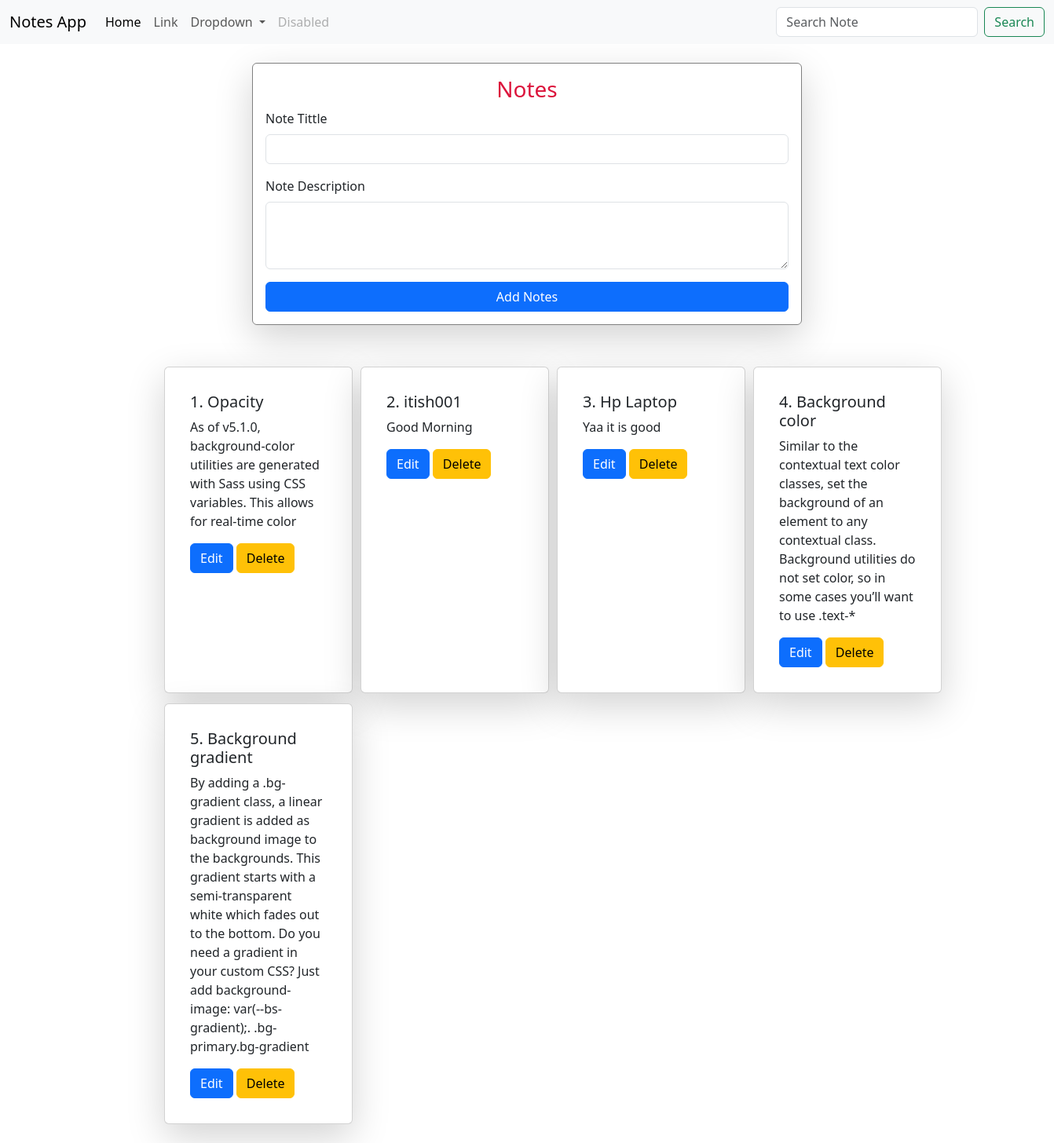
/home/, run on the app's committed database.
### user/models.py (models this page shows)
class notepad(models.Model):
    note_tittle = models.CharField(max_length=500)
    note_desc = models.CharField(max_length= 5000)

### user/views.py (the view, shortened to what this page needs)
# urls.py: path('home/',take_notes),
def take_notes(request):
    allnote = notepad.objects.all()
    if request.GET.get('search'):
        allnote = allnote.filter(note_tittle__icontains = request.GET.get('search'))
    context = {'allnote':allnote}
    return render(request,'html/notes.html',context)

### user/templates/html/notes.html (shortened to what this page needs)
{% extends "html/base.html" %}
{% block start %}
<nav class="navbar navbar-expand-lg bg-body-tertiary">
    <div class="container-fluid">
        <a class="navbar-brand" href="#">Notes App</a>
        <div class="collapse navbar-collapse" id="navbarSupportedContent">
            <ul class="navbar-nav me-auto mb-2 mb-lg-0">
                <li class="nav-item">
                    <a class="nav-link active" aria-current="page" href="#">Home</a>
                </li>
                <li class="nav-item">
                    <a class="nav-link" href="#">Link</a>
                </li>
                <li class="nav-item dropdown">
                    <a class="nav-link dropdown-toggle" href="#" role="button" data-bs-toggle="dropdown"
                        aria-expanded="false">
                        Dropdown
                    </a>
                </li>
                <li class="nav-item">
                    <a class="nav-link disabled" aria-disabled="true">Disabled</a>
                </li>
            </ul>
            <form class="d-flex" role="search">
                <input class="form-control me-2" name="search" type="search" placeholder="Search Note" aria-label="Search">
                <button class="btn btn-outline-success" type="submit">Search</button>
            </form>
        </div>
    </div>
</nav>
<div class="container shadow-lg p-3 mb-5 bg-body-dark rounded mt-4" style="width: 700px; border: 1px solid gray;">
    <h3 style=" text-align: center; color: crimson;">Notes</h3>
    <form action="" method="post">
        <div class="mb-3">
            <label for="exampleFormControlInput1" class="form-label">Note Tittle</label>
            <input type="text" name ="notetittle" class="form-control" id="exampleFormControlInput1">
        </div>
        <div class="mb-3">
            <label for="exampleFormControlTextarea1" class="form-label">Note Description</label>
            <textarea class="form-control" name="notedesc" id="exampleFormControlTextarea1" rows="3"></textarea>
        </div>
        <div>
            <button type="" style="width: 100%;" class="btn btn-primary">Add Notes</button>
        </div>
    </form>
</div>
<div class="container d-flex flex-row mb-3 flex-wrap" style="margin-left: 12rem;">
    {% for note in allnote %}
            <div class="card shadow-lg p-3 mb-2 bg-body-dark rounded" style="width: 15rem; margin: 5px;">
                <div class="card-body">
                    <h5 class="card-title">{{forloop.counter}}. {{note.note_tittle}}</h5>
                    <p class="card-text">{{note.note_desc}}</p>
                    <a href="/update/{{note.id}}" class="btn btn-primary">Edit</a>
            <a href="/deleteitem/{{note.id}}" class="btn btn-warning">Delete</a>
            </div>
        </div>
  {% endfor %}
        </div>
{% endblock %}

### user/templates/html/base.html (shortened to what this page needs)
<!doctype html>
<html lang="en">
  <head>
    <link href="https://cdn.jsdelivr.net/npm/bootstrap@5.3.1/dist/css/bootstrap.min.css" rel="stylesheet">
  </head>
  <body>
    {% block start %}
    {% endblock %}
  </body>
</html>

### data on the page
notepad: note_tittle "Opacity", note_desc "As of v5.1.0, background-color utilities are generated with Sass using CSS variables. This allows for real-time color"
notepad: note_tittle "itish001", note_desc "Good Morning"
notepad: note_tittle "Hp Laptop", note_desc "Yaa it is good"
notepad: note_tittle "Background color", note_desc "Similar to the contextual text color classes, set the background of an element to any contextual class. Background utilities do not set color, so in some cases you’ll want to use .text-*"
notepad: note_tittle "Background gradient", note_desc "By adding a .bg-gradient class, a linear gradient is added as background image to the backgrounds. This gradient starts with a semi-transparent white which fades out to the bottom. Do you need a gradient in your custom CSS? Just add background-image: var(--bs-gradient);. .bg-primary.bg-gradient"
